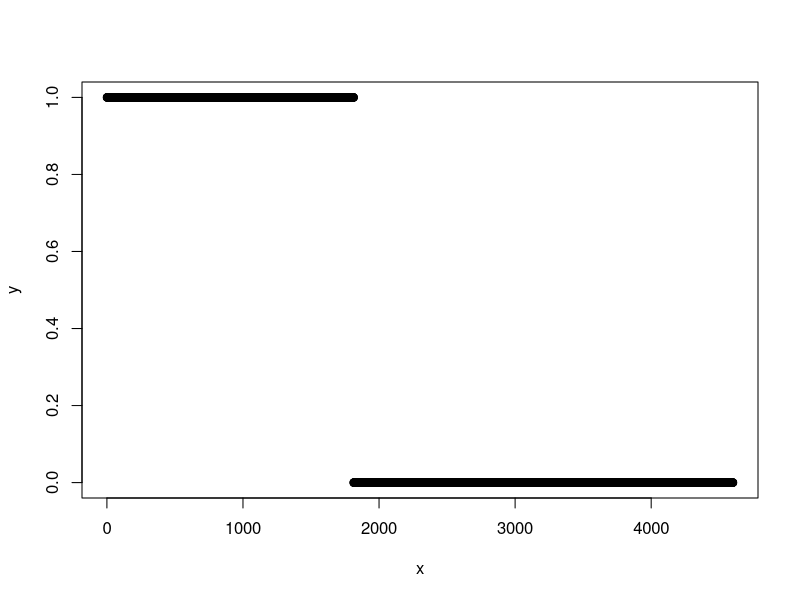
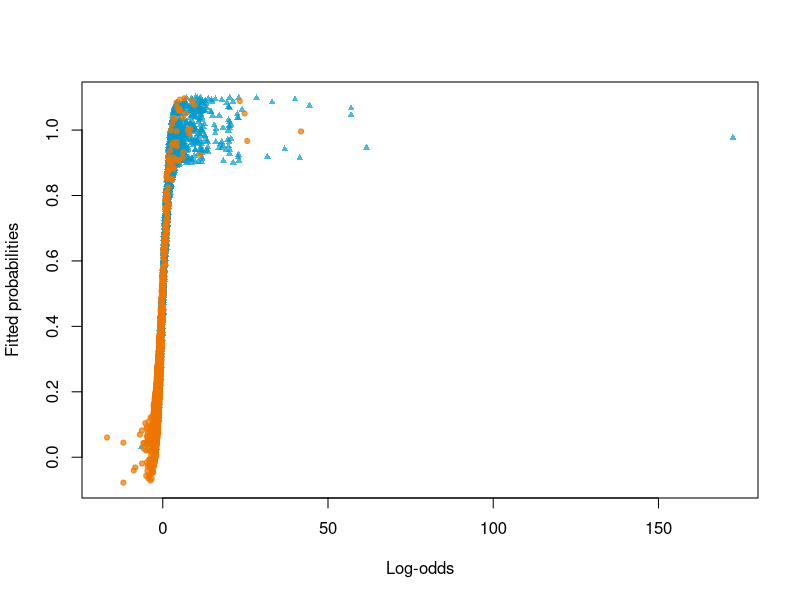
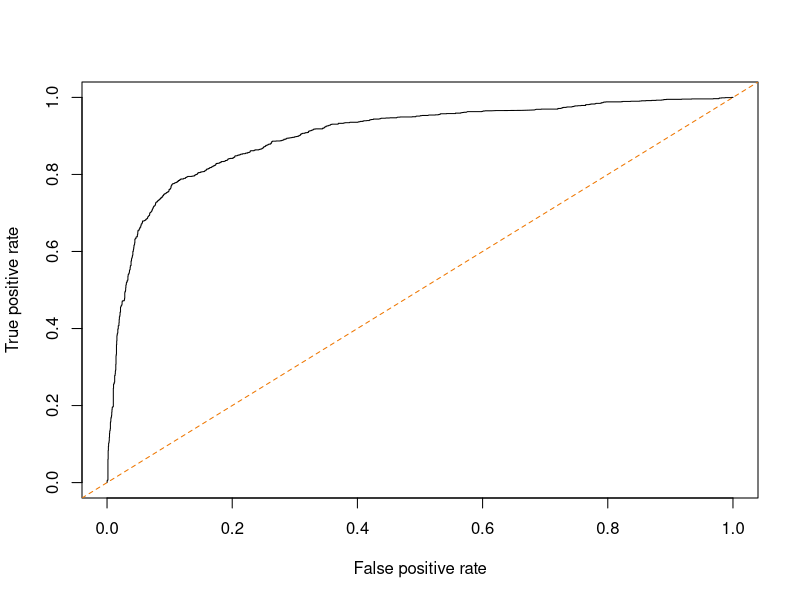
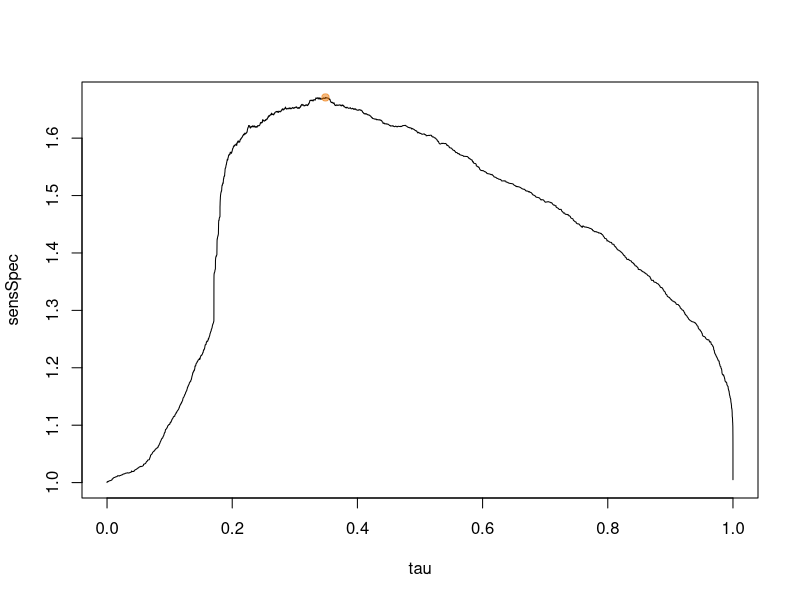

Here is the R script that generated these plots, in order:
library(kernlab)
data("spam")
spam
?spam
spam = spam[,c(49:58)]
str(spam)

# make sure response variable is binary
spam$type <- ifelse(spam$type == "spam", 1, 0) # sets spam as 1 and nonspam as 0
str(spam)

# visualize data
a=length(spam$type)
x = seq(1,a,1)
plot(x,spam$type,xlab="x",ylab="y")


# make sure categorical variables are factors
spam$type = as.factor(spam$type)
str(spam)



# fit model that finds prob of being spam
fit <- glm(type ~ ., data = spam, family = "binomial")
summary(fit)

# try to improve model with stepwise regression
library(MASS)
st <- stepAIC(fit, k = 2)
summary(st)

# find confidence intervals for coefficients
w <- coef(st)
# compute the odds of the coefficients
exp(w) 
sm <- summary(st) 
sm
se <- sm$coef[,2]  
wLB <- w - 1.96 * se  
wUB <- w + 1.96 * se 
ci <- cbind(lb = wLB, w = w, ub = wUB)  
ci    




# look at plot of log odds against estimated probabilities
lg <- predict(st)   
head(lg)    
phat <- predict(st, type = "response") 
head(phat)
symb <- c(19, 17) 
col <- c("darkorange2", "deepskyblue3")
plot(lg, jitter(phat, amount = 0.1), pch = symb[spam$type], 
     col = adjustcolor(col[spam$type], 0.7), cex = 0.7, xlab = "Log-odds",
     ylab = "Fitted probabilities")



# now want to use estmiated probabilties from model to classify input variables. we do this 
# by setting threshold for probability.
threshold <- 0.5 
p <- fitted(st)
pred <- ifelse(p > threshold, 1, 0)  # assign 1 if prob>threshold and 0 if prob<threshold

# assess performace with cross tabulation of predicted values against actual values
table(spam$type, pred)

#Then want to calculate the different rates used to assess performance(use performance function)
library(ROCR) 
predObj <- prediction(fitted(st), spam$type) # create object with real and predicted values
perf <- performance(predObj, "tpr", "fpr") # this function calculates the different measure
plot(perf) 
abline(0,1, col = "darkorange2", lty = 2) # add bisect line
# compute the area under the ROC curve 
auc <- performance(predObj, "auc")
auc
auc@y.values


# The optimal threshold can be found maximizing the sum of sensitivity and specificity for 
# different values. 
sens <- performance(predObj, "sens") 
spec <- performance(predObj, "spec")
sens
tau <- sens@x.values[[1]]
sensSpec <- sens@y.values[[1]] + spec@y.values[[1]]
best <- which.max(sensSpec) 
plot(tau, sensSpec, type = "l")
points(tau[best], sensSpec[best], pch = 19, col = adjustcolor("darkorange2", 0.5))

tau[best] # optimal tau

# classification for optimal tau
pred <- ifelse(fitted(st) > tau[best], 1, 0) # do classification same as before except use 
# optimal threshold instead of just 0.5
table(spam$type, pred)
